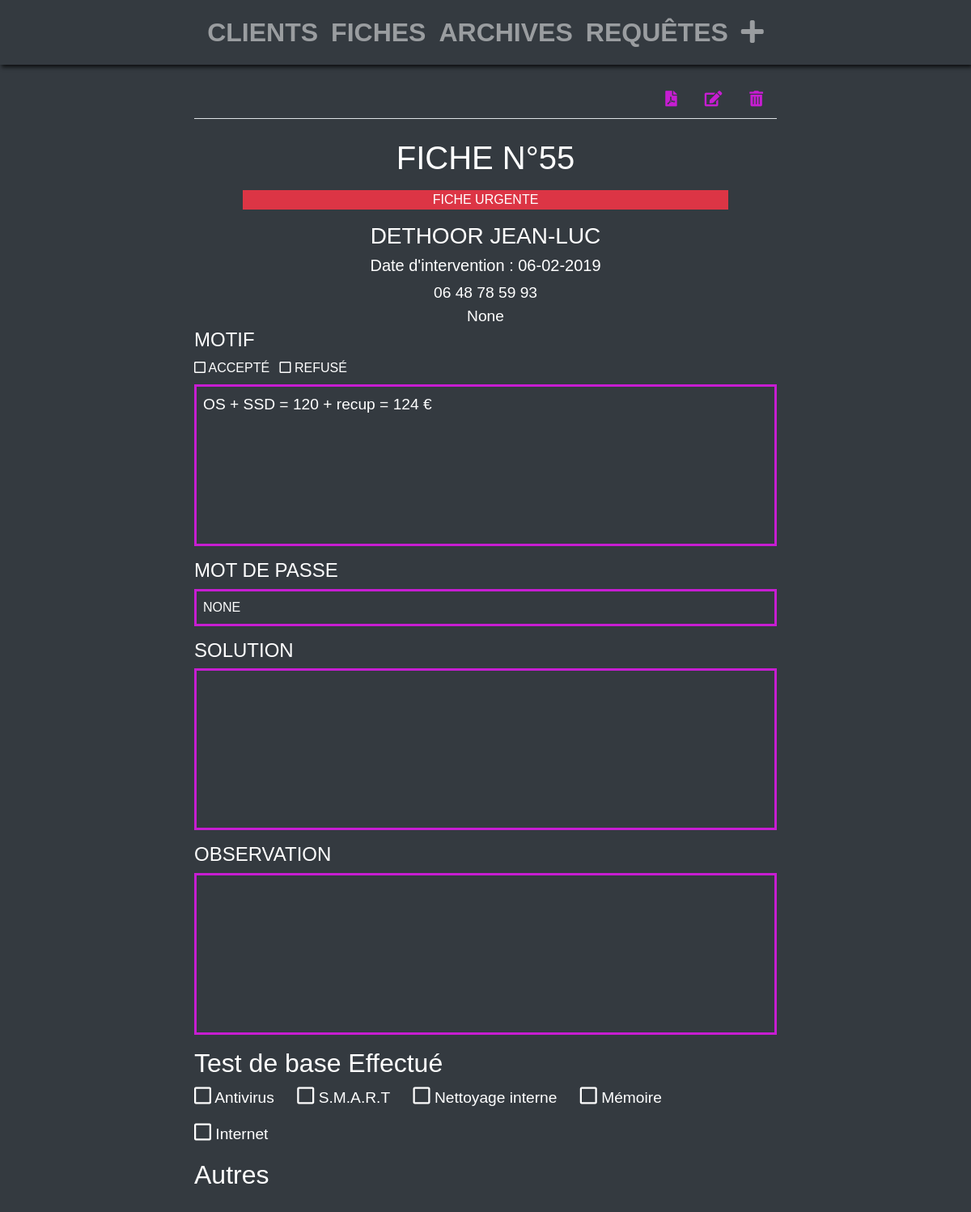
Page /sheet/55/ on the earlier database version.
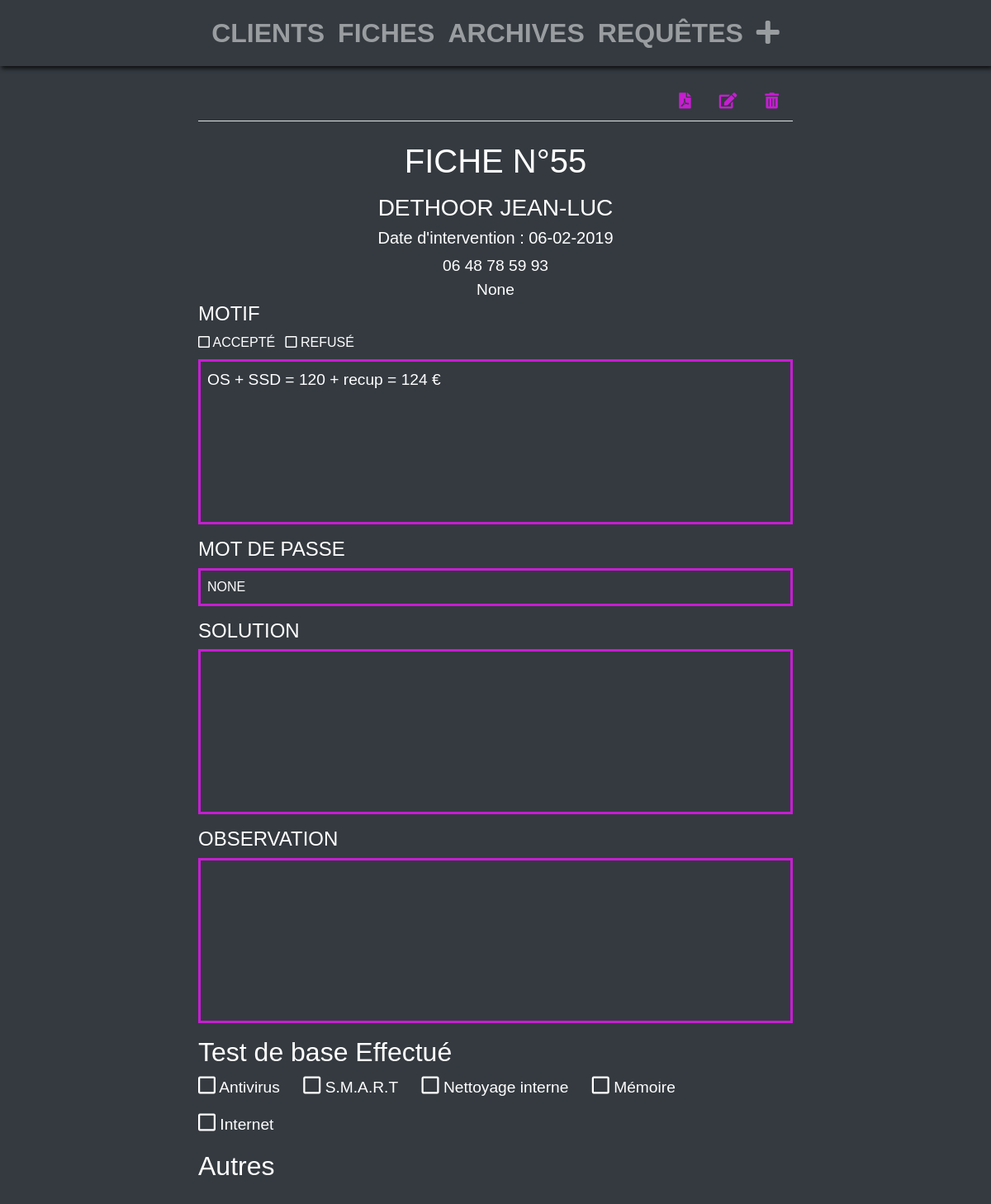
Same page on the later database version.
### gestion_intervention/views.py (the view)
# urls.py: url(r'^sheet/(?P<pk>[-\w]+)/$', SheetDetailView.as_view(),
class SheetDetailView(DetailView):
    models = Sheet
    def get_queryset(self):
        return Sheet.objects.all()

### gestion_intervention/models.py (called while the page is built)
    def datepublished(self):
        return self.date.strftime('%d-%m-%Y')

### gestion_intervention/templates/gestion_intervention/sheet_detail.html (shortened to what this page needs)
{% extends "gestion_intervention/base.html" %}
{% load widget_tweaks %}
{% block content %}
<div class="col-12 sheet_detail">
    {% if is_pdf != True %}
    <ul class="nav nav-tabs">
        <li class="nav-item ml-auto"><a class="nav-link" href="{% url 'sheet-pdf-detail' sheet.id %}"> <i class="fas fa-file-pdf"></i>
            </a></li>
        <li class="nav-item">
            <a class="nav-link" href="{% url 'sheet-update' sheet.id %}"> <i class="fas fa-edit"></i></a></li>
        <li class="nav-item">
            <a class="nav-link" data-toggle="modal" data-target="#exampleModal" href="#"><i class="fas fa-trash-alt"></i></a>
        </li>
    </ul>
    {% endif %}
    <h2>Fiche N°{{sheet.id}}</h2>
    {% if sheet.important == True %}
    <p class="text-center bg-danger w-50 mx-auto text-uppercase">
        Fiche Urgente
    </p>
    {% endif %}
    <h3>{{sheet.customer.last_name}} {{sheet.customer.first_name}} </h3>
    <h5>Date d'intervention : {{ sheet.datepublished }}</h5>
    <section class="head_sheet">
        <p class="phone_number">{{sheet.customer.phone}} </p>
        <p>{{sheet.customer.email}} </p>
    </section>
    <section class="core_sheet">
        <h4>Motif</h4>
        <div><i class="far fa-square"></i> Accepté</div>
        <div class="ml-2 mb-2"><i class="far fa-square"></i> Refusé</div>
        {{sheet.reason|linebreaks}}
        <h4>Mot de Passe</h4>
        <div class="password mb-3">{{sheet.password}}</div>
        <h4>Solution</h4>
        {{sheet.resolution|linebreaks}}
        <h4>Observation</h4>
        {{sheet.comment|linebreaks}}
    </section>
    <section class="footer_sheet">
        <h4>Test de base Effectué</h4>
        <p><i class="far fa-square"></i> Antivirus</p>
        <p><i class="far fa-square"></i> S.M.A.R.T</p>
        <p><i class="far fa-square"></i> Nettoyage interne</p>
        <p><i class="far fa-square"></i> Mémoire</p>
        <p><i class="far fa-square"></i> Internet</p>
        <h4>Autres</h4>
    </section>
</div>
{% endblock %}

Differences in the rows shown:
changed Sheet "OS + SSD = 120 + recup = 124 €": important True → False (drawn)
Other differences:
text no longer shown: "FICHE URGENTE"
